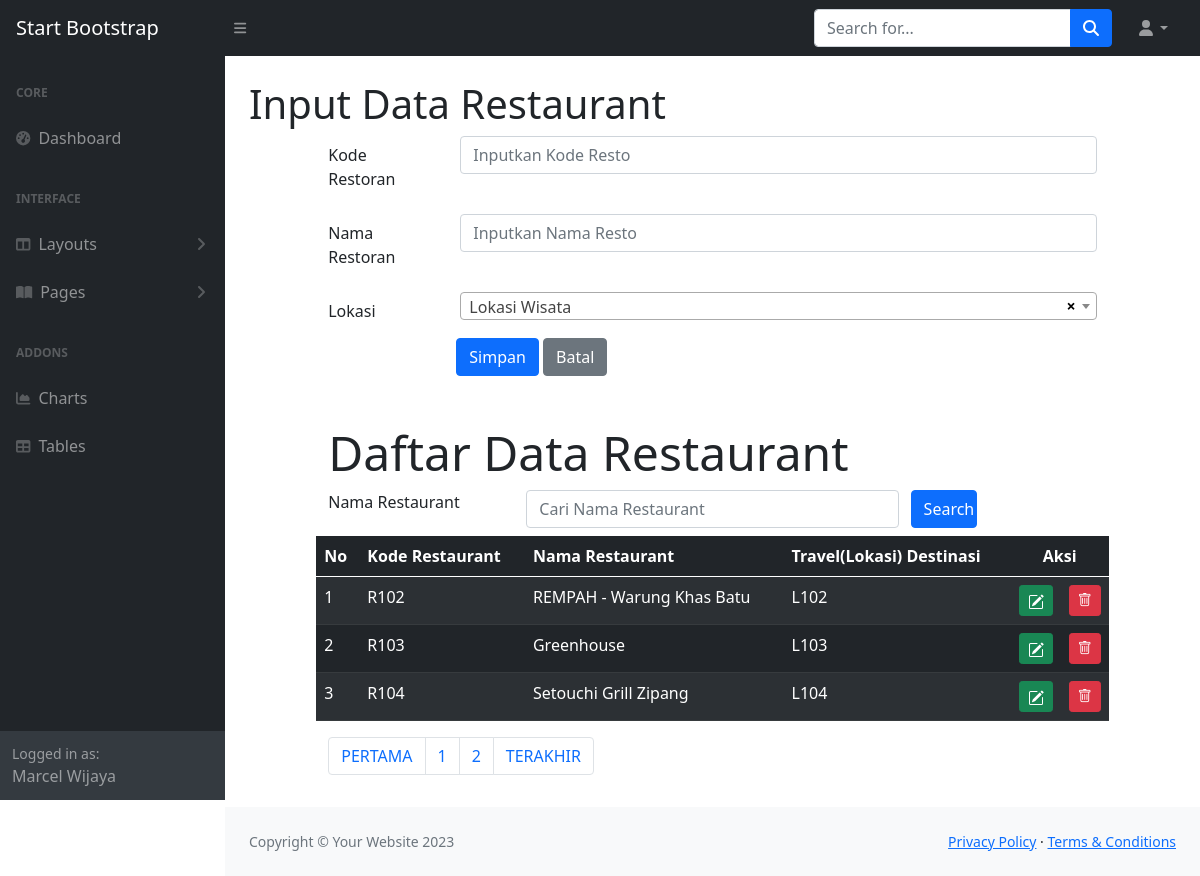
Page /restoran.php on the committed database.
### tables this page shows
CREATE TABLE `restoran` (
  `restoranKODE` char(5) NOT NULL,
  `restoranNAMA` varchar(60) NOT NULL,
  `lokasiKODE` char(5) NOT NULL
);

### restoran.php (the view, shortened to what this page needs)
<!DOCTYPE html>
<!DOCTYPE html>
<html lang="en">
<?php
include "include/config.php";
?>
<?php include "INCLUDE/head.php"?>
    <body class="sb-nav-fixed">
        <?php include "include/menunav.php"?>
        <div id="layoutSidenav">
<?php include "INCLUDE/menu.php"?>
            <div id="layoutSidenav_content">
                <main>
                    <div class="container-fluid px-4">
                        <h1 class="mt-4">Input Data Restaurant</h1>
<html lang="en">
<head>
    <link rel = "stylesheet" type="text/css" href="css/bootstrap.min.css">
    <link rel="stylesheet" href="https://cdnjs.cloudflare.com/ajax/libs/select2/4.0.13/css/select2.min.css">
    <link rel="stylesheet" href="https://cdn.jsdelivr.net/npm/bootstrap-icons@1.10.2/font/bootstrap-icons.css">
</head>
<body>
<div class="row">
<div class="col-sm-1">
</div>
<div class="col-sm-10">
<form method="POST">
    <div class="mb-3 row">
        <label for="koderesto" class="col-sm-2 col-form-label">Kode Restoran</label>
            <div class="col-sm-10">
                <input type="text" class="form-control" id="koderesto" name="koderesto" placeholder="Inputkan Kode Resto">
            </div>
    </div>
    <div class="mb-3 row">
        <label for="namaresto" class="col-sm-2 col-form-label">Nama Restoran</label>
            <div class="col-sm-10">
                <input type="text" class="form-control" id="namaresto" name="namaresto" placeholder="Inputkan Nama Resto">
            </div>
    </div>
    <div class="mb-3 row">
        <label for="kodelokasi" class="col-sm-2 col-form-label">Lokasi</label>
            <div class="col-sm-10">
            </div>
    </div>
    <div class="form-group row">
			<div class="col-sm-2"></div>
			<div class="col-sm-10">
			<input type="submit" name="simpan" class="btn btn-primary" value="Simpan">
			<input type="submit" name="Batal" class="btn btn-secondary" value="Batal">
		</div>
	</div>
</form>
<div class="jumbrotron mt-5">
    <h2 class="display-5">Daftar Data Restaurant</h2>
</div>
<form method="POST">
    <div class="form-group row mb-2">
    <label for="search" class="col-sm-3">Nama Restaurant</label>
    <div class="col-sm-6">
        <input type="text" name="search" class="form-control" id="search"
        value="<?php if (isset($_POST["search"])) {echo $_POST["search"];}?>"
        placeholder="Cari Nama Restaurant">
    </div>
    <input type="submit" name="kirim" class="col-sm-1 btn btn-primary" value="Search">
    </div>
</form>
<table class="table table-dark table-striped">
    <thead>
    <tr>
        <th scope="col">No</th>
        <th scope="col">Kode Restaurant</th>
        <th scope="col">Nama Restaurant</th>
        <th scope="col">Travel(Lokasi) Destinasi</th>
        <th colspan="2" style="text-align : center">Aksi</th>
    </tr>
</thead>
<tbody>
<?php
$jumlahtampilan = 3;
$halaman = (isset($_GET['page']))? $_GET['page'] : 1;
$mulaitampilan = ($halaman - 1) * $jumlahtampilan;
if(isset($_POST['kirim']))
    {
        $search = $_POST["search"];
        $query = mysqli_query ($connection, "select * from restoran
        where restoranNAMA like '%".$search."%' limit $mulaitampilan, $jumlahtampilan");
    }
    else
    {
        $query = mysqli_query ($connection, "select * from restoran limit $mulaitampilan, $jumlahtampilan");
    }
$nomor = 1;
while ($row = mysqli_fetch_array($query)) {
?>
    <tr>
        <td><?php echo $mulaitampilan + $nomor; ?></td>
        <td><?php echo $row['restoranKODE']; ?></td>
        <td><?php echo $row['restoranNAMA']; ?></td>
        <td><?php echo $row['lokasiKODE']; ?></td>
        <td width="5px">
            <a href="restoedit.php?ubah=<?php echo $row["restoranKODE"]?>"
            class="btn btn-success btn-sm" title="EDIT">
            </a>
        </td>
        <td width="5px">
            <a href="restohapus.php?hapus=<?php echo $row["restoranKODE"]?>"
            class="btn btn-danger btn-sm" title="HAPUS">
            <i class="bi bi-trash"></i>
        </td>
    </tr>
    <?php $nomor = $nomor + 1; ?>
<?php } ?>
</tbody>
</table>
<?php
    $query = mysqli_query($connection, "SELECT * FROM restoran");
    $jumlahrecord = mysqli_num_rows($query);
    $jumlahpage = ceil($jumlahrecord/$jumlahtampilan);
  ?>
<nav aria-label="Page navigation example">
  <ul class="pagination">
    <li class="page-item"><a class="page-link" href="?page=<?php $nomorhal=1; echo $nomorhal?>">PERTAMA</a></li>
    <?php for($nomorhal=1; $nomorhal<=$jumlahpage; $nomorhal++)
    { ?>
    <li class="page-item">
      <?php
      if($nomorhal!=$halaman)
      { ?>
      <a class="page-link" href="?page=<?php echo $nomorhal?>"><?php echo $nomorhal?></a>
      <?php }
      else { ?>
      <a class="page-link" href="?page=<?php echo $nomorhal?>"><?php echo $nomorhal?></a>
    <?php } ?>
    </li>
    <?php } ?>
    <li class="page-item"><a class="page-link" href="?page=<?php echo $nomorhal-1?>">TERAKHIR</a></li>
  </ul>
</nav>
</div>
</div>
</body>
</div>
            </main>
                <?php include "INCLUDE/footer.php"?>
            </div>
        </div>
</body>
</html>

### rows in the picture
restoran: restoranKODE "R102", restoranNAMA "REMPAH - Warung Khas Batu", lokasiKODE "L102"
restoran: nomor "2", restoranKODE "R103", restoranNAMA "Greenhouse", lokasiKODE "L103"
restoran: nomor "3", restoranKODE "R104", restoranNAMA "Setouchi Grill Zipang", lokasiKODE "L104"
